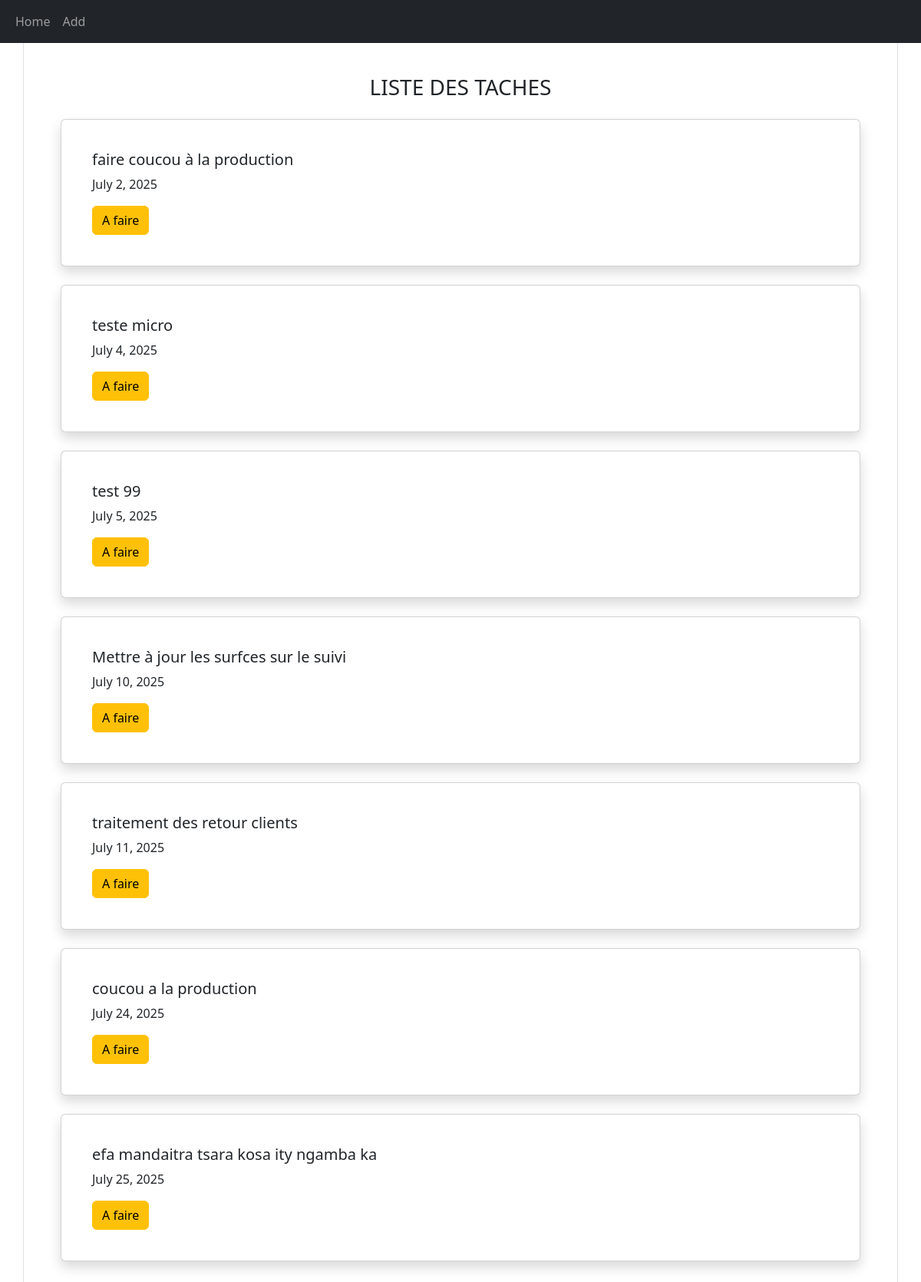
/todo/, run on an earlier commit of the app's database.
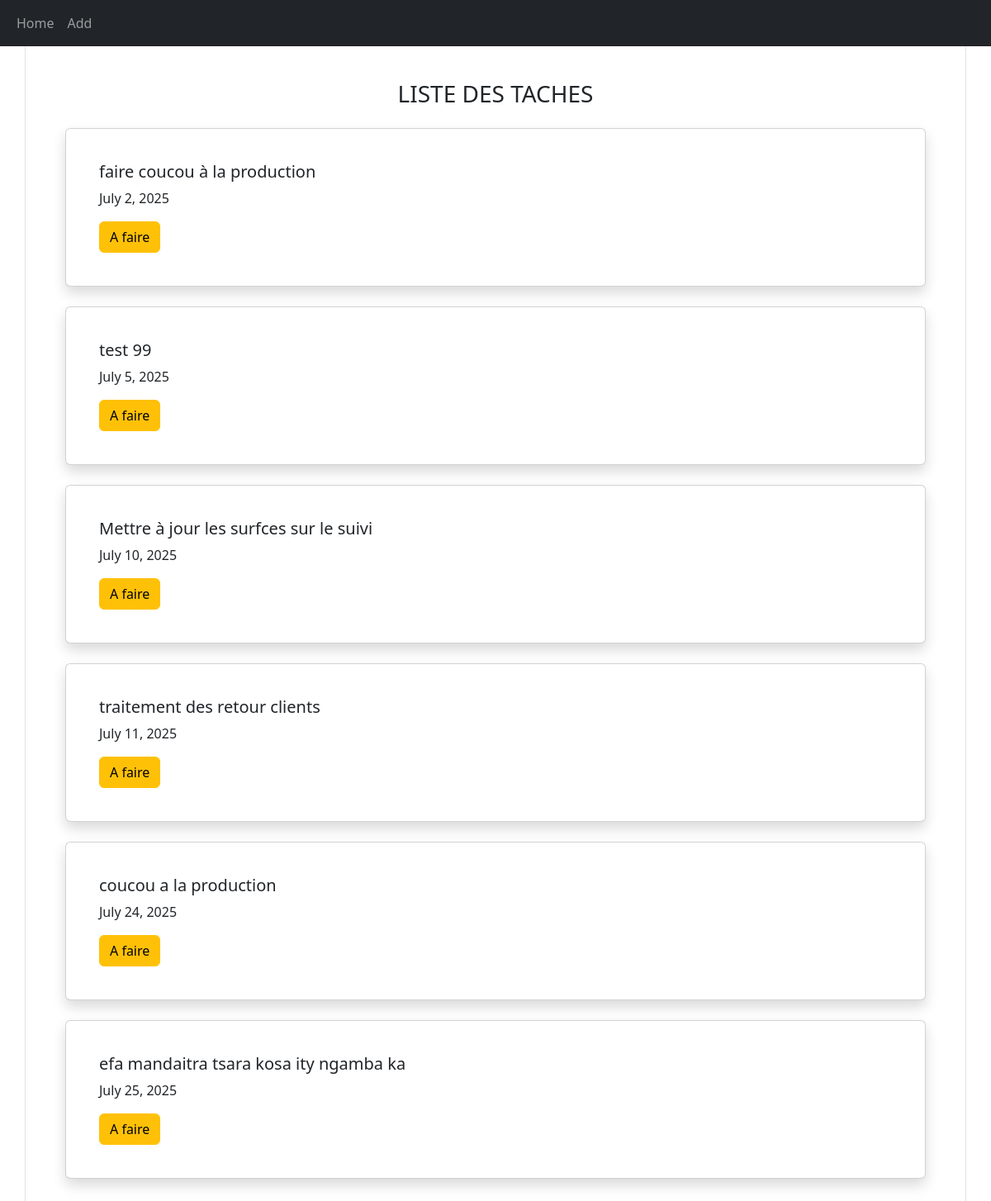
And on a later commit of the database.
### todo/models.py (models this page shows, shortened)
class Task(models.Model):
    description = models.CharField(max_length=200)
    dead_line = models.DateField()
    status = models.BooleanField(default=0)

### todo/views.py (the view)
# urls.py: path('', views.index, name="index"),
def index(request):
    task_list = Task.objects.order_by("dead_line")
    context = {"task_list":task_list}
    return render(request, "todo/index.html", context)

### todo/templates/todo/index.html
{% extends "todo/base.html" %}
{% block content %}
    {% if task_list %}
    <div class="container p-5 my-5 border rounded">
        <h3 class="mb-4 text-center">LISTE DES TACHES</h3>
        {% for task in task_list %}
            <div class="card mt-3 shadow p-4 mb-4 bg-white ">
                <div class="card-body">
                    <h5 class="card-title">{{task.description}}</h5>
                    <p class="card-text">{{ task.dead_line }}</p>
                    <a class="btn {% if task.status %}btn-success{% else %}btn-warning{% endif %}" href="{% url 'todo:edit' task.id %}">{% if task.status %}Fait{% else %}A faire{% endif %}</a>
                </div>
            </div>
        {% endfor %}
    {% else %}
            <p>Aucun tâche disponible </p>
    </div>
    {% endif %}
{% endblock %}

What changed in the data, as far as the page shows it:
removed Task: description "teste micro", dead_line "July 4, 2025", status "A faire"
